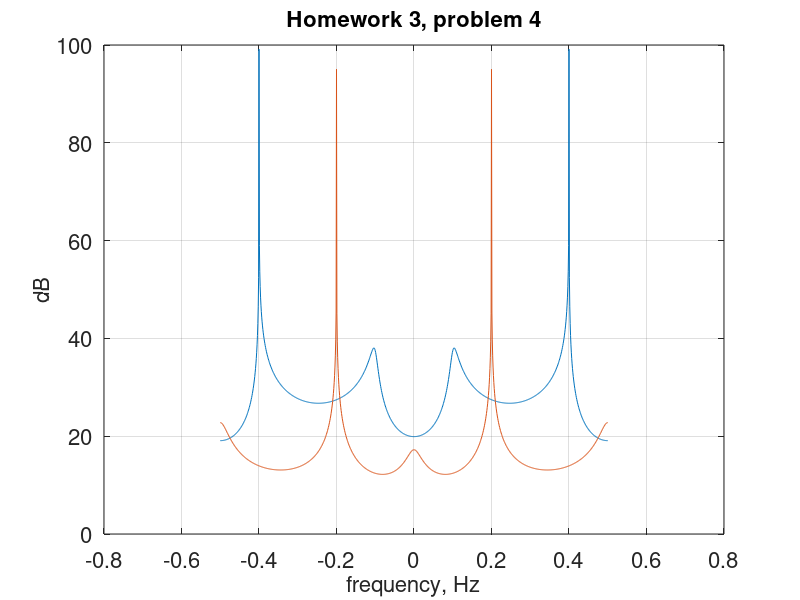

Here is the MATLAB script that generated this plot:
f = linspace(-0.5,0.5,1001);
z = exp(1i .* 2 .* pi .* f);
H1 = (1.0000.*z.^(2) + 1.6180.*z.^(1) + 1.0000)./(1.*z.^(2) + -1.5371.*z.^(1) + 0.9025);
H2 = (1.0000.*z.^(2) - 0.6180.*z.^(1) + 1.0000)./(1.*z.^(2) - 0.8100);

H1 = abs(20*log10(H1));
H2 = abs(20*log10(H2));

Fig1 = figure('Position', [200, 75, 850, 600]); % set figure size and location
plot(f,H1,f,H2); % stem plot
grid on; % add grid
set(gca, 'fontsize', 16); % increase font size
xlabel('frequency, Hz', 'fontsize', 16); % x label
ylabel('dB', 'fontsize', 16); % y label
title('Homework 3, problem 4', 'fontsize', 16); % title